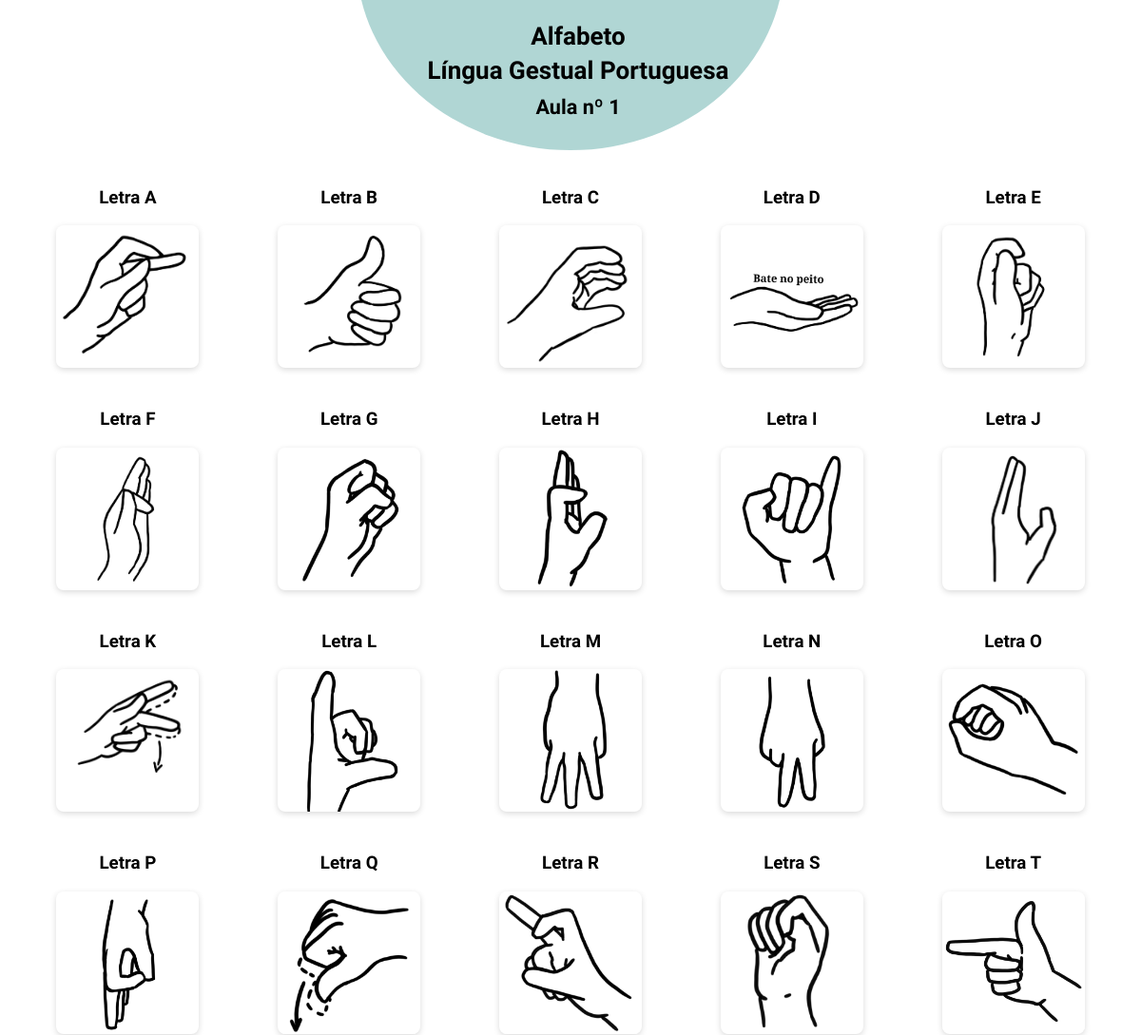
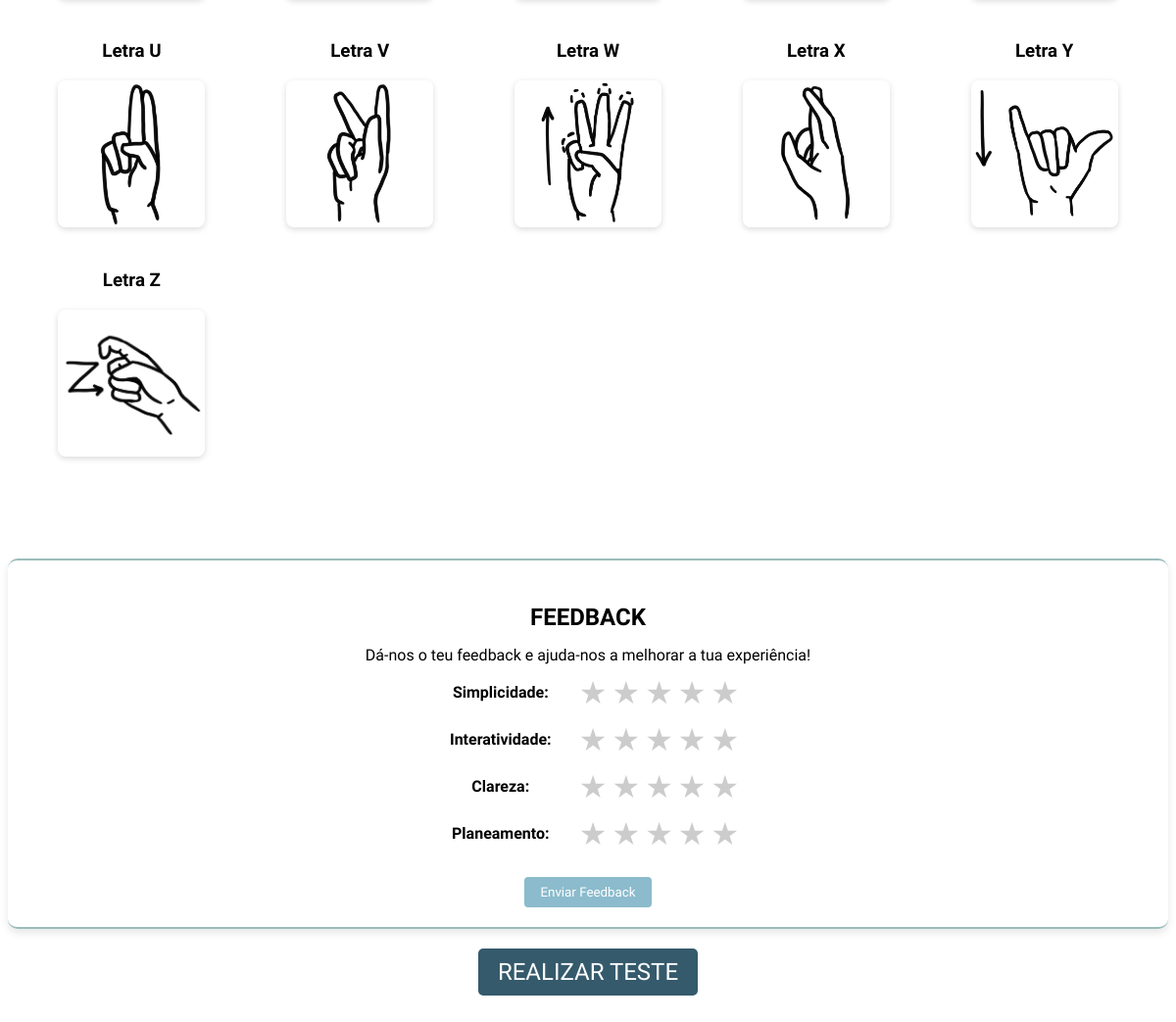
The app's page /aula/aula/1/ (signed in) with its own data (2 pictures, top to bottom).
### aulas/models.py (models this page shows, shortened)
class Aula(models.Model):
    titulo = models.CharField(max_length=200)
    descricao = models.TextField()
    ordem = models.IntegerField(default=0)
    numero = models.IntegerField()

class Imagem(models.Model):
    aula = models.ForeignKey(Aula, on_delete=models.CASCADE, related_name='imagens')
    imagem = models.ImageField(upload_to='aulas/')
    descricao = models.TextField()

### aulas/views.py (the view)
# urls.py: path('aula/<int:aula_id>/', views.ver_aula, name='ver_aula'),
@login_required
def ver_aula(request, aula_id):
    aula = get_object_or_404(Aula, id=aula_id)
    categorias_feedback = ["simplicidade", "interatividade", "clareza", "planeamento"]
    imagens_com_letras = []
    for i, imagem in enumerate(aula.imagens.all()):
        letra = chr(65 + i)
        imagens_com_letras.append({
            'letra': letra,
            'imagem': imagem
        })
    teste = Teste.objects.filter(aula=aula).first()
    if teste:
        primeira_pergunta = teste.pergunta_set.order_by('numero').first()
        primeira_pergunta_numero = primeira_pergunta.numero if primeira_pergunta else None
    else:
        primeira_pergunta_numero = None
    return render(request, 'aulas/ver_aula.html', {
        'aula': aula,
        'categorias_feedback': categorias_feedback,
        'imagens_com_letras': imagens_com_letras,
        'teste': teste,
        'primeira_pergunta_numero': primeira_pergunta_numero,
    })

### aulas/templates/aulas/ver_aula.html (shortened to what this page needs)
{% load static %}
{% load custom_filters %}
<!DOCTYPE html>
<html lang="pt">
<head>
    <link rel="stylesheet" type="text/css" href="{% static 'aulas/ver_aula.css' %}">
</head>
<body>
{% block content %}
<div class="circulo-container">
    <div class="meio-circulo"></div>
    <div class="texto-circulo">
        <h1>{{ aula.titulo }}<br>Língua Gestual Portuguesa<br><small>Aula nº {{ aula.numero }}</small></h1>
    </div>
</div>
<div class="galeria">
    {% for imagem in aula.imagens.all %}
      <div class="imagem-container">
        {% if imagem.descricao %}
          <h3 class="imagem-descricao">{{ imagem.descricao }}</h3>
        {% endif %}
        <img src="{{ imagem.imagem.url }}" alt="Imagem da aula">
      </div>
    {% endfor %}
  </div>
<div class="videos">
</div>
<div class="feedback">
    <h3>FEEDBACK</h3>
    {% if feedback_instance %}
        <p>Simplicidade:
            {% for i in "12345" %}
                {% if i <= feedback_instance.simplicidade %}&#9733;{% else %}&#9734;{% endif %}
            {% endfor %}
        </p>
        <p>Interatividade:
            {% for i in "12345" %}
                {% if i <= feedback_instance.interatividade %}&#9733;{% else %}&#9734;{% endif %}
            {% endfor %}
        </p>
        <p>Clareza na tradução:
            {% for i in "12345" %}
                {% if i <= feedback_instance.clareza %}&#9733;{% else %}&#9734;{% endif %}
            {% endfor %}
        </p>
        <p>Planeamento da aula:
            {% for i in "12345" %}
                {% if i <= feedback_instance.planeamento %}&#9733;{% else %}&#9734;{% endif %}
            {% endfor %}
        </p>
    {% else %}
        <p>Dá-nos o teu feedback e ajuda-nos a melhorar a tua experiência!</p>
        <div id="feedback-form">
            <form method="POST">
                {% for categoria in categorias_feedback %}
                    <div class="rating-group" data-cat="{{ categoria }}">
                        <span class="rating-label">{{ categoria|capfirst }}:</span>
                        {% for i in "12345" %}
                            <span class="star" data-value="{{ i }}">&#9733;</span>
                        {% endfor %}
                    </div>
                {% endfor %}
                <button id="btn-submit-feedback">Enviar Feedback</button>
            </form>
        </div>
    {% endif %}
  </div>
  {% endblock %}
  <div class="botao-container">
        <a href="{% url 'testes:pergunta_view' teste_id=teste.id pergunta_numero=primeira_pergunta_numero %}">
            <button>REALIZAR TESTE</button>
    </a>
</div>
  </body>
  </html>

### aulas/static/aulas/ver_aula.css (style rules this page uses)
.meio-circulo { width: 450px; height: 400px; background-color: #B0D6D4; border-radius: 50%; position: relative; margin: -250px auto 0 auto; }
.texto-circulo { position: absolute; top: 20px; width: 100%; text-align: center; }
.texto-circulo h1 { margin: 0; font-size: 26px; line-height: 1.4; }
.feedback { color: rgb(0, 0, 0); padding: 20px; border-radius: 10px; box-shadow: 0 4px 8px rgba(0, 0, 0, 0.1); text-align: center; margin-top: 40px; background-color: #ffffff; border-top: 2px solid #9ABDBB; border-bottom: 2px solid #9ABDBB; }
.feedback h3 { font-size: 1.5rem; margin-bottom: 15px; font-weight: bold; }
.feedback p { margin: 10px 0; font-size: 1rem; }
.rating-group { margin: 10px 0; }
.rating-label { display:inline-block; width:130px; font-weight:bold; }
.star { cursor: pointer; font-size: 1.5rem; color: #ccc; transition: color .2s; }
#btn-submit-feedback { margin-top: 15px; padding: 8px 16px; background: #8bbbcc; color: #fff; border: none; border-radius: 4px; }
.rating-group { display: flex; align-items: center; justify-content: center; gap: 5px; margin-bottom: 10px; }
.rating-group .star { font-size: 2rem; color: #ccc; cursor: pointer; transition: color 0.3s ease; }
.rating-label { margin-right: 10px; font-weight: bold; }
.galeria { display: grid; grid-template-columns: repeat(5, 1fr); gap: 20px; padding: 20px; justify-items: center; }
.imagem-container { width: 150px; text-align: center; }
.imagem-container img { width: 100%; height: 150px; object-fit: contain; border-radius: 8px; box-shadow: 0 2px 6px rgba(0, 0, 0, 0.15); }
.botao-container { display: flex; justify-content: center; align-items: center; margin: 20px 0; }
.botao-container button { background-color: #355A6C; color: white; font-size: 1.5rem; padding: 10px 20px; border: none; border-radius: 5px; cursor: pointer; }
* { font-family: 'Sansation', sans-serif; }
.videos { display: grid; grid-template-columns: repeat(5, 1fr); gap: 20px; padding: 20px; justify-items: center; }

### records on screen
Aula: titulo "Alfabeto", numero "1"
Imagem: descricao "Letra A", imagem (picture)
Imagem: descricao "Letra B", imagem (picture)
Imagem: descricao "Letra C", imagem (picture)
Imagem: descricao "Letra D", imagem (picture)
Imagem: descricao "Letra E", imagem (picture)
Imagem: descricao "Letra F", imagem (picture)
Imagem: descricao "Letra G", imagem (picture)
Imagem: descricao "Letra H", imagem (picture)
Imagem: descricao "Letra I", imagem (picture)
Imagem: descricao "Letra J", imagem (picture)
Imagem: descricao "Letra K", imagem (picture)
Imagem: descricao "Letra L", imagem (picture)
Imagem: descricao "Letra M", imagem (picture)
Imagem: descricao "Letra N", imagem (picture)
Imagem: descricao "Letra O", imagem (picture)
Imagem: descricao "Letra P", imagem (picture)
Imagem: descricao "Letra Q", imagem (picture)
Imagem: descricao "Letra R", imagem (picture)
Imagem: descricao "Letra S", imagem (picture)
Imagem: descricao "Letra T", imagem (picture)
Imagem: descricao "Letra U", imagem (picture)
Imagem: descricao "Letra V", imagem (picture)
Imagem: descricao "Letra W", imagem (picture)
Imagem: descricao "Letra X", imagem (picture)
Imagem: descricao "Letra Y", imagem (picture)
Imagem: descricao "Letra Z", imagem (picture)

### other values on screen
{{ categoria|capfirst }} "Simplicidade" "Interatividade" "Clareza" "Planeamento"
